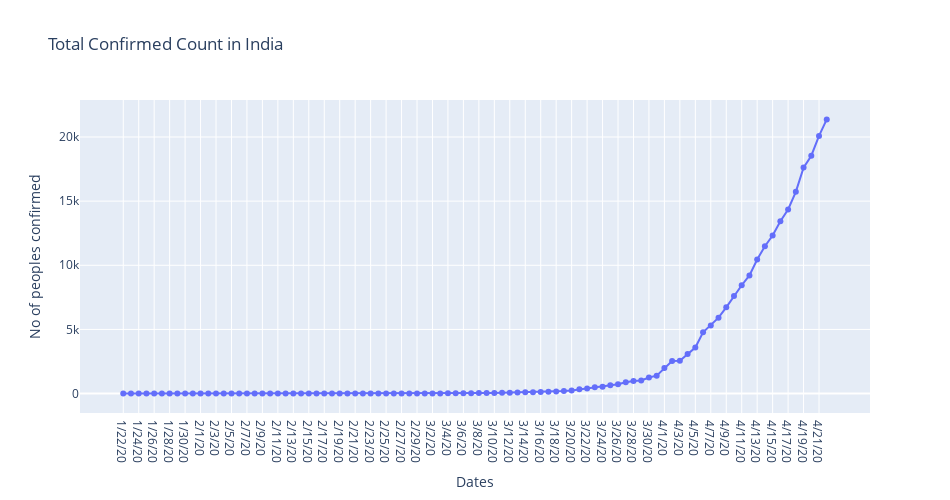
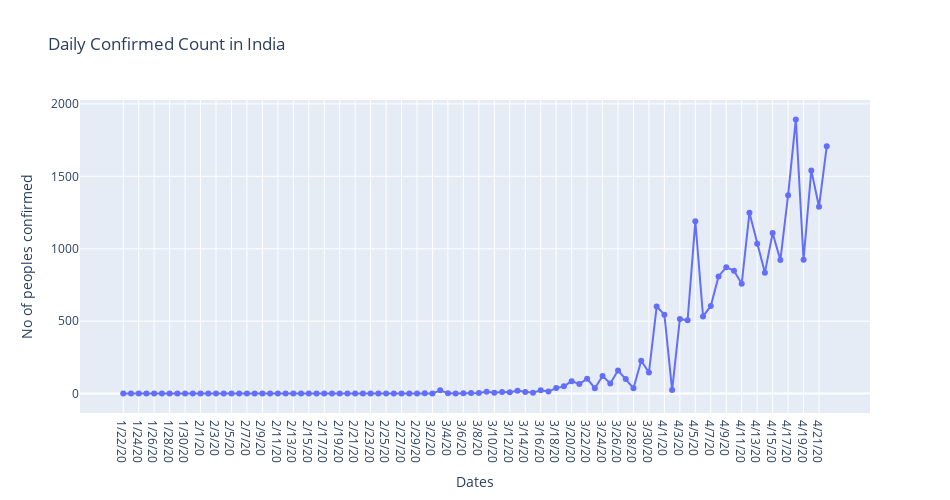

These figures' notebook cell, in order:
### Code cell
fig = go.Figure(data=go.Scatter( x=Confirmed_India.index,y=Confirmed_India[0],mode='lines+markers'))
fig.update_layout(title='Total Confirmed Count in India',xaxis_title='Dates',yaxis_title='No of peoples confirmed',width=950, height=500)
fig.show()
fig1 = go.Figure(data=go.Scatter( x=Confirmed_India.index,y=Confirmed_India['Daily'],mode='lines+markers'))
fig1.update_layout(title='Daily Confirmed Count in India',xaxis_title='Dates',yaxis_title='No of peoples confirmed',width=950, height=500)
fig1.show()

### Figure 1 — Plotly figure (JSON) as saved in the notebook; plotly's stock layout.template omitted (floating-point values rounded to 4 significant figures)
{"data": [{"mode": "lines+markers", "type": "scatter", "x": ["1/22/20", "1/23/20", "1/24/20", "1/25/20", "1/26/20", "1/27/20", "1/28/20", "1/29/20", "1/30/20", "1/31/20", "2/1/20", "2/2/20", "2/3/20", "2/4/20", "2/5/20", "2/6/20", "2/7/20", "2/8/20", "2/9/20", "2/10/20", "2/11/20", "2/12/20", "2/13/20", "2/14/20", "2/15/20", "2/16/20", "2/17/20", "2/18/20", "2/19/20", "2/20/20", "2/21/20", "2/22/20", "2/23/20", "2/24/20", "2/25/20", "2/26/20", "2/27/20", "2/28/20", "2/29/20", "3/1/20", "3/2/20", "3/3/20", "3/4/20", "3/5/20", "3/6/20", "3/7/20", "3/8/20", "3/9/20", "3/10/20", "3/11/20", "3/12/20", "3/13/20", "3/14/20", "3/15/20", "3/16/20", "3/17/20", "3/18/20", "3/19/20", "3/20/20", "3/21/20", "3/22/20", "3/23/20", "3/24/20", "3/25/20", "3/26/20", "3/27/20", "3/28/20", "3/29/20", "3/30/20", "3/31/20", "4/1/20", "4/2/20", "4/3/20", "4/4/20", "4/5/20", "4/6/20", "4/7/20", "4/8/20", "4/9/20", "4/10/20", "4/11/20", "4/12/20", "4/13/20", "4/14/20", "4/15/20", "4/16/20", "4/17/20", "4/18/20", "4/19/20", "4/20/20", "4/21/20", "4/22/20"], "y": [0, 0, 0, 0, 0, 0, 0, 0, 1, 1, 1, 2, 3, 3, 3, 3, 3, 3, 3, 3, 3, 3, 3, 3, 3, 3, 3, 3, 3, 3, 3, 3, 3, 3, 3, 3, 3, 3, 3, 3, 5, 5, 28, 30, 31, 34, 39, 43, 56, 62, 73, 82, 102, 113, 119, 142, 156, 194, 244, 330, 396, 499, 536, 657, 727, 887, 987, 1024, 1251, 1397, 1998, 2543, 2567, 3082, 3588, 4778, 5311, 5916, 6725, 7598, 8446, 9205, 10453, 11487, 12322, 13430, 14352, 15722, 17615, 18539, 20080, 21370]}], "layout": {"height": 500, "title": {"text": "Total Confirmed Count in India"}, "width": 950, "xaxis": {"title": {"text": "Dates"}}, "yaxis": {"title": {"text": "No of peoples confirmed"}}}}

### Figure 2 — Plotly figure (JSON) as saved in the notebook; plotly's stock layout.template omitted (floating-point values rounded to 4 significant figures)
{"data": [{"mode": "lines+markers", "type": "scatter", "x": ["1/22/20", "1/23/20", "1/24/20", "1/25/20", "1/26/20", "1/27/20", "1/28/20", "1/29/20", "1/30/20", "1/31/20", "2/1/20", "2/2/20", "2/3/20", "2/4/20", "2/5/20", "2/6/20", "2/7/20", "2/8/20", "2/9/20", "2/10/20", "2/11/20", "2/12/20", "2/13/20", "2/14/20", "2/15/20", "2/16/20", "2/17/20", "2/18/20", "2/19/20", "2/20/20", "2/21/20", "2/22/20", "2/23/20", "2/24/20", "2/25/20", "2/26/20", "2/27/20", "2/28/20", "2/29/20", "3/1/20", "3/2/20", "3/3/20", "3/4/20", "3/5/20", "3/6/20", "3/7/20", "3/8/20", "3/9/20", "3/10/20", "3/11/20", "3/12/20", "3/13/20", "3/14/20", "3/15/20", "3/16/20", "3/17/20", "3/18/20", "3/19/20", "3/20/20", "3/21/20", "3/22/20", "3/23/20", "3/24/20", "3/25/20", "3/26/20", "3/27/20", "3/28/20", "3/29/20", "3/30/20", "3/31/20", "4/1/20", "4/2/20", "4/3/20", "4/4/20", "4/5/20", "4/6/20", "4/7/20", "4/8/20", "4/9/20", "4/10/20", "4/11/20", "4/12/20", "4/13/20", "4/14/20", "4/15/20", "4/16/20", "4/17/20", "4/18/20", "4/19/20", "4/20/20", "4/21/20", "4/22/20"], "y": [0, 0, 0, 0, 0, 0, 0, 1, 0, 0, 1, 1, 0, 0, 0, 0, 0, 0, 0, 0, 0, 0, 0, 0, 0, 0, 0, 0, 0, 0, 0, 0, 0, 0, 0, 0, 0, 0, 0, 2, 0, 23, 2, 1, 3, 5, 4, 13, 6, 11, 9, 20, 11, 6, 23, 14, 38, 50, 86, 66, 103, 37, 121, 70, 160, 100, 37, 227, 146, 601, 545, 24, 515, 506, 1190, 533, 605, 809, 873, 848, 759, 1248, 1034, 835, 1108, 922, 1370, 1893, 924, 1541, 1290, 1707]}], "layout": {"height": 500, "title": {"text": "Daily Confirmed Count in India"}, "width": 950, "xaxis": {"title": {"text": "Dates"}}, "yaxis": {"title": {"text": "No of peoples confirmed"}}}}
